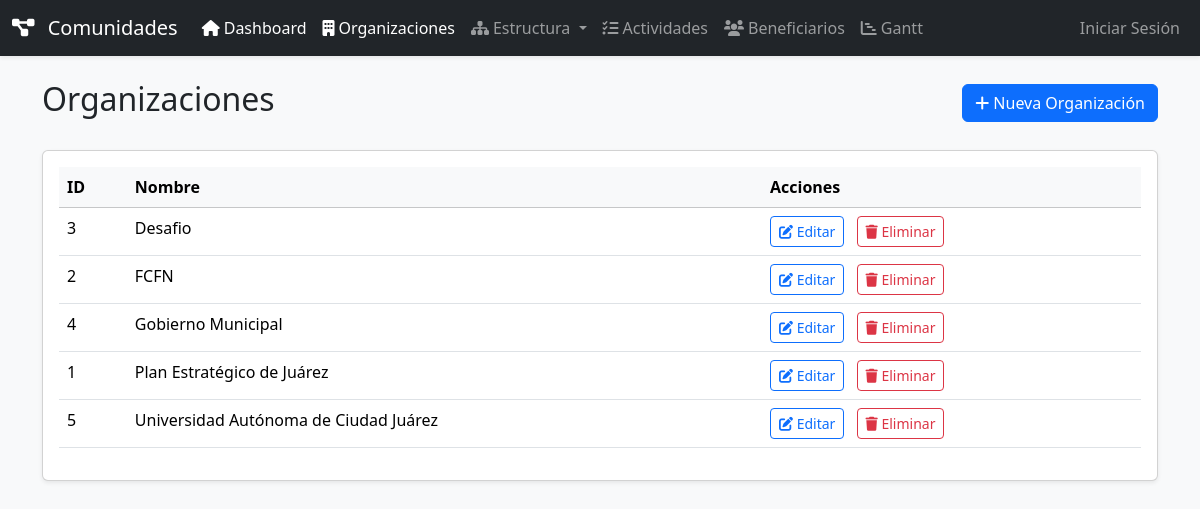
/organizaciones/index.php, run on the app's committed database.
### tables this page shows
CREATE TABLE organizaciones (
    id INT AUTO_INCREMENT PRIMARY KEY,
    nombre VARCHAR(255) NOT NULL UNIQUE,  
    created_at TIMESTAMP DEFAULT CURRENT_TIMESTAMP,
    updated_at TIMESTAMP DEFAULT CURRENT_TIMESTAMP ON UPDATE CURRENT_TIMESTAMP
);

### organizaciones/index.php (the view, shortened to what this page needs)
<?php
require_once '../includes/config.php';
try {
    $organizaciones = $pdo->query("SELECT * FROM organizaciones ORDER BY nombre")->fetchAll();
} catch (PDOException $e) {
    die("Error al obtener las organizaciones: " . $e->getMessage());
}
include '../includes/header.php';
?>
<div class="d-flex justify-content-between align-items-center mb-4">
    <h1 class="h2">Organizaciones</h1>
    <a href="create.php" class="btn btn-primary">
        <i class="fas fa-plus mr-1"></i> Nueva Organización
    </a>
</div>
<div class="card shadow-sm">
    <div class="card-body">
        <table class="table table-hover">
            <thead class="table-light">
                <tr>
                    <th scope="col">ID</th>
                    <th scope="col">Nombre</th>
                    <th scope="col">Acciones</th>
                </tr>
            </thead>
            <tbody>
                <?php foreach ($organizaciones as $org): ?>
                <tr>
                    <td><?= $org['id'] ?></td>
                    <td><?= htmlspecialchars($org['nombre']) ?></td>
                    <td>
                        <a href="edit.php?id=<?= $org['id'] ?>" class="btn btn-sm btn-outline-primary me-2">
                            <i class="fas fa-edit"></i> Editar
                        </a>
                        <a href="delete.php?id=<?= $org['id'] ?>" class="btn btn-sm btn-outline-danger" onclick="return confirm('¿Estás seguro?')">
                            <i class="fas fa-trash"></i> Eliminar
                        </a>
                    </td>
                </tr>
                <?php endforeach; ?>
            </tbody>
        </table>
    </div>
</div>
<?php include '../includes/footer.php'; ?>

### data on the page
organizaciones: id "3", nombre "Desafio"
organizaciones: id "2", nombre "FCFN"
organizaciones: id "4", nombre "Gobierno Municipal"
organizaciones: id "1", nombre "Plan Estratégico de Juárez"
organizaciones: id "5", nombre "Universidad Autónoma de Ciudad Juárez"
